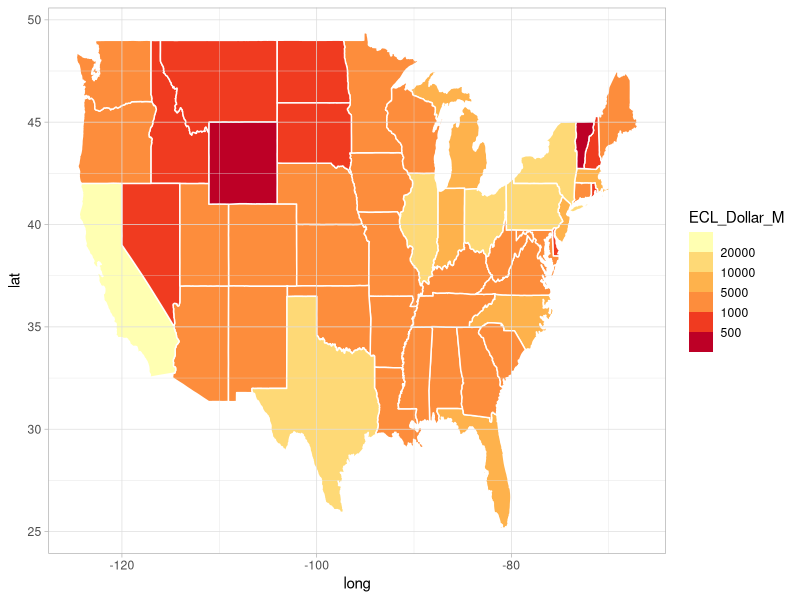

Reproduce this figure in R.
library(ggplot2)
library(dplyr)
library(maps)
library(tidyr)
#library(patchwork)
#library(sf)
#library(RColorBrewer)


mybreaks <- c(100, 500, 1000, 5000, 10000, 20000)

states<-as.data.frame(state.x77)
states$region <- tolower(rownames(states))

states_map <- map_data("state")
fact_join <- left_join(states_map, states, by = "region")
ggplot(fact_join, aes(long, lat, group = group))+
  geom_polygon(aes(fill = Population), color = "white")+
  scale_fill_fermenter(palette = "YlOrRd", name = "ECL_Dollar_M", breaks = mybreaks)+
  theme_light()+
  theme(
  panel.background = element_rect(fill = NA),
  panel.ontop = TRUE
)


